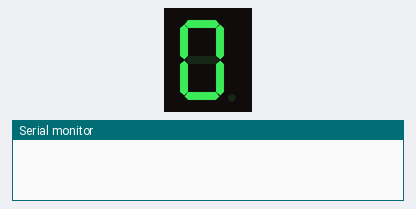
Bench run of a sketch on a simulated Arduino Uno, built with avr-gcc and run on an emulated ATmega328P. Shown: 1-digit seven-segment display, the last lines printed to the serial monitor. Wiring (inferred from the names in the program): 1-digit 7-segment display, segments lit when HIGH: segments pin 2, pin 3, pin 4, pin 5, pin 6, pin 7, pin 8, pin 12. The segment pins are drawn as the display they are named for.

Above: at 0.1 s.
At 1.1 s:
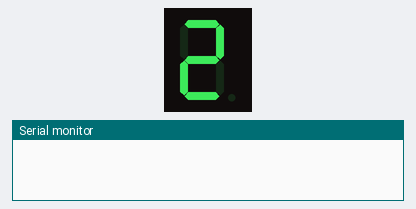
At 2.1 s:
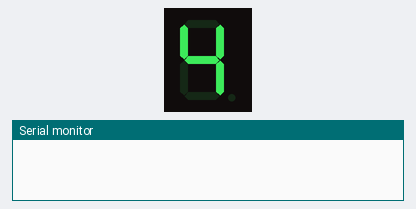
At 4.6 s:
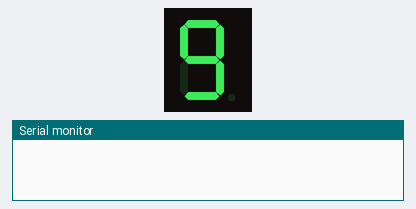
At 5.6 s:
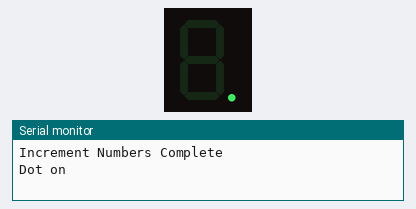
At 7.1 s:
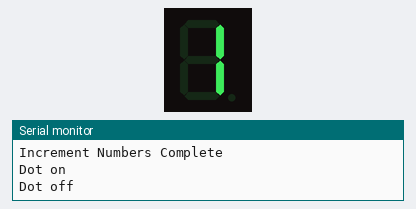

Measured:
- by itself, everything shown: repeats every 6.5 s, in 12 steps
- what the display in image 1 shows lasts 0.5 s, from 1.0 s to 1.5 s
- what the display in image 3 shows lasts 1.0 s, from 4.5 s to 5.5 s

The sketch:

OneDigitSevenSegmentDisplay.ino
```cpp
// Pin configuration
const int dot = 12; // For displaying segment "."
const int a = 2;   // For displaying segment "a"
const int b = 3;   // For displaying segment "b"
const int c = 4;   // For displaying segment "c"
const int d = 5;   // For displaying segment "d"
const int e = 6;   // For displaying segment "e"
const int f = 7;   // For displaying segment "f"
const int g = 8;   // For displaying segment "g"

// Sets up all of the pins as output
void setup() {
  pinMode(a,OUTPUT);  // A
  pinMode(b,OUTPUT);  // B
  pinMode(c,OUTPUT);  // C
  pinMode(d,OUTPUT);  // D
  pinMode(e,OUTPUT);  // E
  pinMode(f,OUTPUT);  // F
  pinMode(g,OUTPUT);  // G
  pinMode(dot,OUTPUT);// Dot

  Serial.begin(9600);
}

// Turns off all LEDs
void turnOff() {
  digitalWrite(a,LOW);
  digitalWrite(b,LOW);
  digitalWrite(c,LOW);
  digitalWrite(d,LOW);
  digitalWrite(e,LOW);
  digitalWrite(f,LOW);
  digitalWrite(g,LOW);
  digitalWrite(dot,LOW);
}

// Turns on all LEDs
void turnOn() {
  digitalWrite(a,HIGH);
  digitalWrite(b,HIGH);
  digitalWrite(c,HIGH);
  digitalWrite(d,HIGH);
  digitalWrite(e,HIGH);
  digitalWrite(f,HIGH);
  digitalWrite(g,HIGH);
  digitalWrite(dot,HIGH);
}

// Activates LEDs to display number
void displayOutputNumber(int number) {
  turnOff(); // Turn all of the LEDs to a netural state
  switch(number) {
    case 0:
      digitalWrite(a, HIGH);
      digitalWrite(b, HIGH);
      digitalWrite(c, HIGH);
      digitalWrite(d, HIGH);
      digitalWrite(e, HIGH);
      digitalWrite(f, HIGH);
      break;
    case 1:
      digitalWrite(b, HIGH);
      digitalWrite(c, HIGH);
      break;
    case 2:
      digitalWrite(a, HIGH);
      digitalWrite(b, HIGH);
      digitalWrite(g, HIGH);
      digitalWrite(e, HIGH);
      digitalWrite(d, HIGH);
      break;
    case 3:
      digitalWrite(a, HIGH);
      digitalWrite(b, HIGH);
      digitalWrite(g, HIGH);
      digitalWrite(c, HIGH);
      digitalWrite(d, HIGH);
      break;
    case 4:
      digitalWrite(f, HIGH);
      digitalWrite(g, HIGH);
      digitalWrite(b, HIGH);
      digitalWrite(c, HIGH);
      break;
    case 5:
      digitalWrite(a, HIGH);
      digitalWrite(f, HIGH);
      digitalWrite(g, HIGH);
      digitalWrite(c, HIGH);
      digitalWrite(d, HIGH);
      break;
    case 6:
      digitalWrite(a, HIGH);
      digitalWrite(f, HIGH);
      digitalWrite(g, HIGH);
      digitalWrite(e, HIGH);
      digitalWrite(c, HIGH);
      digitalWrite(d, HIGH);
      break;
    case 7:
      digitalWrite(a, HIGH);
      digitalWrite(b, HIGH);
      digitalWrite(c, HIGH);
      break;
    case 8:
      digitalWrite(a, HIGH);
      digitalWrite(b, HIGH);
      digitalWrite(c, HIGH);
      digitalWrite(d, HIGH);
      digitalWrite(e, HIGH);
      digitalWrite(f, HIGH);
      digitalWrite(g, HIGH);
      break;
    case 9:
      digitalWrite(a, HIGH);
      digitalWrite(b, HIGH);
      digitalWrite(c, HIGH);
      digitalWrite(d, HIGH);
      digitalWrite(f, HIGH);
      digitalWrite(g, HIGH);
      break;

    default: {
      break;
    }
  }

}

// Activates LED to display dot in addition to any other LEDs active
void displayOutputDot(boolean state) {
  if (state == true) {
    digitalWrite(dot,HIGH);
    Serial.println("Dot on");
  } else if (state == false) {
    digitalWrite(dot,LOW);
    Serial.println("Dot off");
  }

}

// Tests all of the LEDs
void testLeds() {
  turnOn();
  delay(500);
  turnOff();
  delay(500);
}

// Iterates through numbers 0 to 9
void incrementNumbers() {
  for(int i = 0; i < 10; i++) {
    displayOutputNumber(i);
    //Serial.println("Now displaying ");
    delay(500); // Delay for persistance of vision reasons.
  }
  Serial.println("Increment Numbers Complete");
}

// Main Loop
void loop() {
  incrementNumbers();
  delay(500);
  turnOff();
  displayOutputDot(true);
  delay(500);
  displayOutputDot(false);
  delay(500);
}
```
